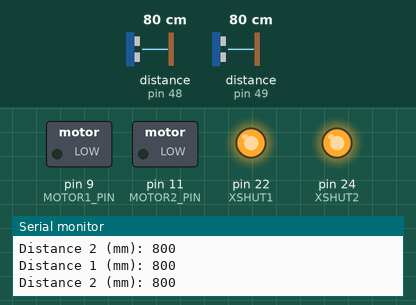
Recording of a sketch running on a simulated Arduino Mega 2560, built with avr-gcc and run on an emulated ATmega2560. Shown: switched loads named in the sketch (green lamp = pin HIGH), output pins drawn as LEDs (lit = HIGH), the last lines printed to the serial monitor. The test bench sets the inputs (shaded band); at power-on: distance to the obstacle (sensors on pin 48, pin 49) 80 cm.

Above: at 1.2 s.
1.3 s: distance to the obstacle (sensor on pin 48) set to 2 cm
At 1.7 s:
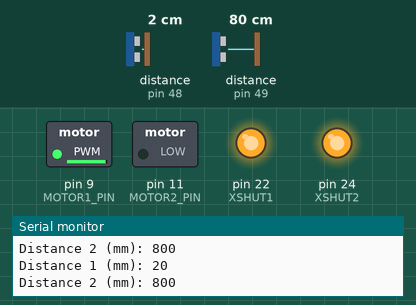
2.9 s: distance to the obstacle (sensor on pin 49) set to 2 cm
At 4.1 s:
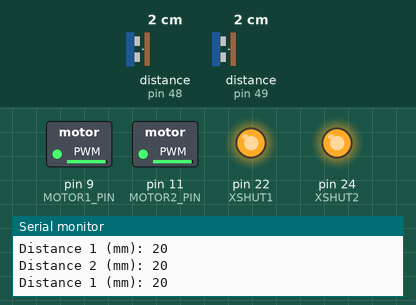
4.4 s: distance to the obstacle (sensor on pin 48) set to 250 cm
At 5.5 s:
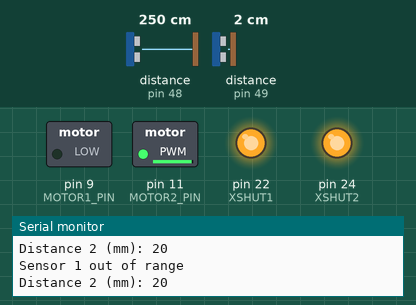
6.1 s: distance to the obstacle (sensor on pin 49) set to 9 cm
At 6.7 s:
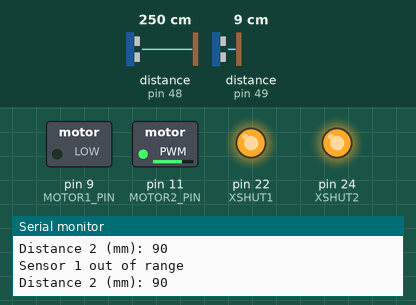
7.6 s: distance to the obstacle (sensor on pin 48) set to 32 cm
9.1 s: distance to the obstacle (sensor on pin 48) set to 26 cm
At 10.4 s:
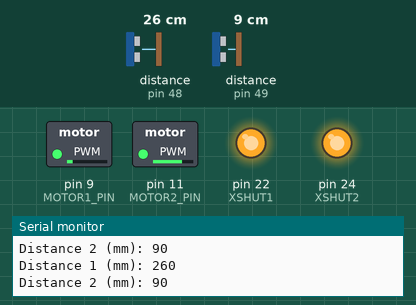
Timing chart, 0 to 11.7 s (numbered marks = the images above; inputs shaded):
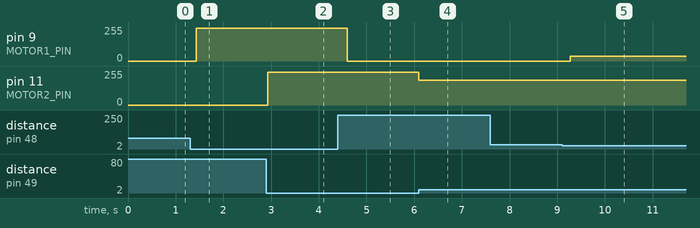

The sketch:

DistanceOnly.ino
```cpp
#include <Wire.h>
#include "Adafruit_VL53L0X.h"


// Sensor objects
Adafruit_VL53L0X lox1 = Adafruit_VL53L0X();
Adafruit_VL53L0X lox2 = Adafruit_VL53L0X();


// XSHUT control pins
#define XSHUT1 22
#define XSHUT2 24


// Motor PWM pins
#define MOTOR1_PIN 9
#define MOTOR2_PIN 11


void setup() {
  Serial.begin(9600);
  Wire.begin();

  pinMode(XSHUT1, OUTPUT);
  pinMode(XSHUT2, OUTPUT);
  pinMode(MOTOR1_PIN, OUTPUT);
  pinMode(MOTOR2_PIN, OUTPUT);


  // Turn off both sensors
  digitalWrite(XSHUT1, LOW);
  digitalWrite(XSHUT2, LOW);
  delay(10);


  // Turn on first sensor only
  digitalWrite(XSHUT1, HIGH);
  delay(5);
  if (!lox1.begin(0x30)) {
    Serial.println(F("Failed to boot first VL53L0X"));
    while (1)
      ;
  }


  // Turn on second sensor
  digitalWrite(XSHUT2, HIGH);
  delay(10);
  if (!lox2.begin(0x31)) {
    Serial.println(F("Failed to boot second VL53L0X"));
    while (1)
      ;
  }


  Serial.println("Both VL53L0X sensors initialized.");
}


void loop() {
  VL53L0X_RangingMeasurementData_t measure1;
  VL53L0X_RangingMeasurementData_t measure2;


  lox1.rangingTest(&measure1, false);
  lox2.rangingTest(&measure2, false);


  // === Sensor 1 → Motor 1 ===
  if (measure1.RangeStatus != 4) {
    int d1 = measure1.RangeMilliMeter;
    Serial.print("Distance 1 (mm): ");
    Serial.println(d1);
    int strength1 = map(d1, 300, 10, 0, 255);
    strength1 = constrain(strength1, 0, 255);
    analogWrite(MOTOR1_PIN, strength1);
  } else {
    Serial.println("Sensor 1 out of range");
    analogWrite(MOTOR1_PIN, 0);
  }


  // === Sensor 2 → Motor 2 ===
  if (measure2.RangeStatus != 4) {
    int d2 = measure2.RangeMilliMeter;
    Serial.print("Distance 2 (mm): ");
    Serial.println(d2);
    int strength2 = map(d2, 300, 10, 0, 255);
    strength2 = constrain(strength2, 0, 255);
    analogWrite(MOTOR2_PIN, strength2);
  } else {
    Serial.println("Sensor 2 out of range");
    analogWrite(MOTOR2_PIN, 0);
  }


  delay(100);  // Small delay to stabilize readings
}
```

Measured:
- after the input at 1.3 s, pin 9 (MOTOR1_PIN): 0/255 → 246/255 after 0.13 s
- after the input at 2.9 s, pin 11 (MOTOR2_PIN): 0/255 → 246/255 at once
- after the input at 4.4 s, pin 9 (MOTOR1_PIN): 246/255 → 0/255 after 0.20 s
- after the input at 6.1 s, pin 11 (MOTOR2_PIN): 246/255 → 184/255 at once
- after the input at 9.1 s, pin 9 (MOTOR1_PIN): 0/255 → 35/255 after 0.17 s
